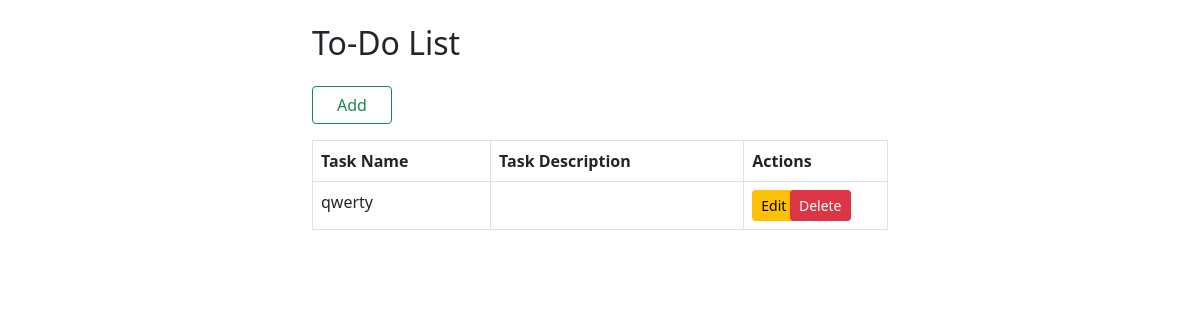
Before: / with the older database file.
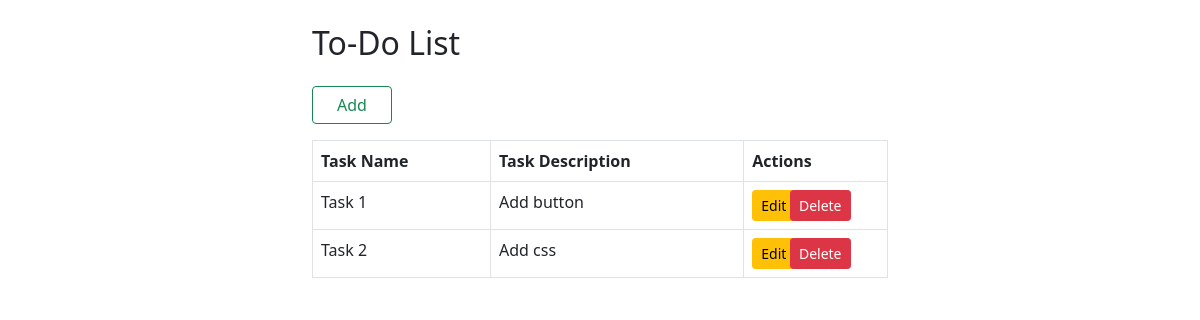
After: the same page with the newer database file.
### tables this page shows
CREATE TABLE `tbl_tasks` (
  `task_id` int NOT NULL,
  `task_name` varchar(255) NOT NULL,
  `task_desc` varchar(255) NOT NULL,
  `del_status` tinyint(1) NOT NULL DEFAULT '0',
  `created_at` timestamp NOT NULL DEFAULT CURRENT_TIMESTAMP,
  `updated_at` timestamp NOT NULL DEFAULT CURRENT_TIMESTAMP
);

### index.php (the view, shortened to what this page needs)
<?php
include 'conn.php';
?>
<!DOCTYPE html>
<html lang="en">
<head>
    <link href="https://cdn.jsdelivr.net/npm/bootstrap@5.0.2/dist/css/bootstrap.min.css" rel="stylesheet">
</head>
<body>
    <div class="container-fluid w-50">
        <h2 class="mt-4">To-Do List</h2>
        <button class="btn btn-outline-success my-3 px-4" data-bs-toggle="modal" data-bs-target="#addModal">Add</button>
        <div id="table_todo">
            <?php
            $fetch = "SELECT * FROM tbl_tasks WHERE del_status = '0'";
            $fetch_query = mysqli_query($conn, $fetch);
            ?>
            <table class="table table-bordered">
                <thead>
                    <th>Task Name</th>
                    <th>Task Description</th>
                    <th class="w-25">Actions</th>
                </thead>
                <tbody>
                    <?php
                    if (mysqli_num_rows($fetch_query) > 0) {
                        while ($row = mysqli_fetch_assoc($fetch_query)) {
                    ?>
                            <tr>
                                <td><?= $row['task_name'] ?></td>
                                <td><?= $row['task_desc'] ?></td>
                                <td>
                                    <div class="row">
                                        <div class="col-3">
                                            <button type="submit" class="btn btn-warning btn-sm" name="edit_btn" id="edit_btn" value="<?= $row['task_id'] ?>">
                                                Edit
                                            </button>
                                        </div>
                                        <div class="col-3">
                                            <button type="submit" name="del_btn" class="btn btn-danger btn-sm" id="del_btn" value="<?= $row['task_id'] ?>" data-bs-toggle="modal" data-bs-target="#deleteModal">
                                                Delete
                                            </button>
                                        </div>
                                    </div>
                                </td>
                            </tr>
                        <?php
                        }
                    } else {
                        ?>
                </tbody>
            <?php
                        echo "<p>No tasks</p>";
                    }
            ?>
            </table>
        </div>
    </div>
</body>
</html>

Changed rows visible on the page:
removed tbl_tasks: task_name "qwerty", $row['task_id'] 17 (drawn)
added tbl_tasks: task_name "Task 1", task_desc "Add button", $row['task_id'] 1 (drawn)
added tbl_tasks: task_name "Task 2", task_desc "Add css", $row['task_id'] 2 (drawn)
